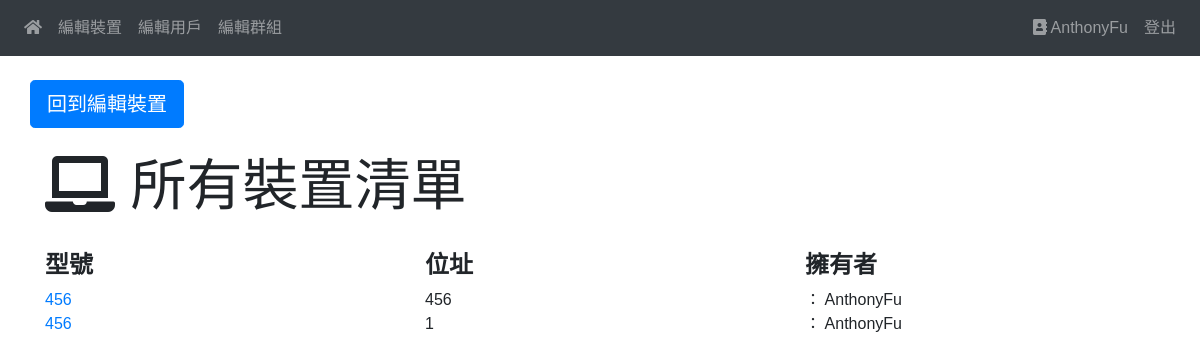
The page /DazhiNetwork/device/list/ (signed in) on the database as committed earlier.
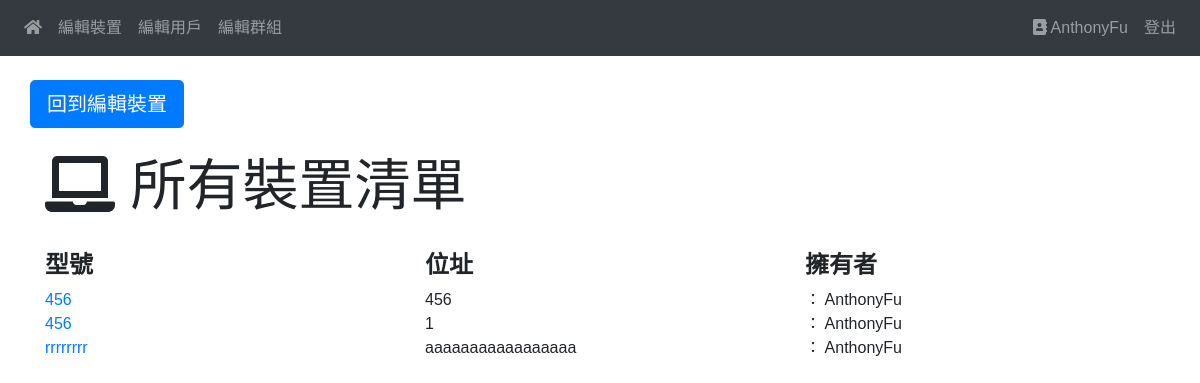
The same page on the database as committed later.
### main/models.py (models this page shows)
class Device(models.Model):
    d_name = models.CharField("裝置型號", max_length=25)
    owner = models.ForeignKey(User, models.CASCADE)
    MAC = models.CharField("MAC" , max_length=20)

### main/views.py (the view)
# urls.py: path('device/list/', DeviceList.as_view(), name='d_list'),
class DeviceList(LoginRequiredMixin, ListView):
    model = Device
    template_name = 'main/device_list.html'
    def get_context_data(self, **kwargs):
        context = super().get_context_data(**kwargs)
        context["device_list"] = Device.objects.filter(owner__username = self.request.user.username)
        return context

### main/templates/main/device_list.html (shortened to what this page needs)
{% extends '../base.html' %}
{% block content %}
    <div class="container">
        <div class="row">
            <div>
                <br>
                <a class="btn btn-primary btn-lg" href="{% url 'd_create'%}" role="button">回到編輯裝置</a>
            <div>
            <div class="col">
            <br>
            <h1 class="display-4"><i class="fas fa-light fa-laptop"></i> 所有裝置清單</h1>
            <br>
            </div>
        </div>
    </div>
    <div class="container">
        <div class="row">
            <div class="col">
                <h4><strong> 型號</strong></h4>
                <ul class="navbar-nav">
                    {% for device in device_list %}
                        <li class="nav-item">
                          <a href="{% url 'd_detail' device.id %}">
                            {{ device.d_name }}
                          </a>
                        </li>
                    {%  endfor  %}
                </ul>
            </div>
            <div class="col">
                <h4><strong> 位址</strong></h4>
                <ul class="navbar-nav">
                    {% for device in device_list %}
                        <li class="nav-item">
                            {{ device.MAC }}
                        </li>
                    {%  endfor  %}
                </ul>
            </div>
            <div class="col">
                <h4><strong> 擁有者</strong></h4>
                <ul class="navbar-nav">
                    {% for device in device_list %}
                        <li class="nav-item">
                            {{ device.owner.first_name }} ： {{ device.owner}}
                        </li>
                    {%  endfor  %}
                </ul>
            </div>
        </div>
      </div>
{% endblock content %}

Rows that differ between the two databases and show on the page:
added Device: d_name "rrrrrrrr", MAC "aaaaaaaaaaaaaaaaa", owner "AnthonyFu"
